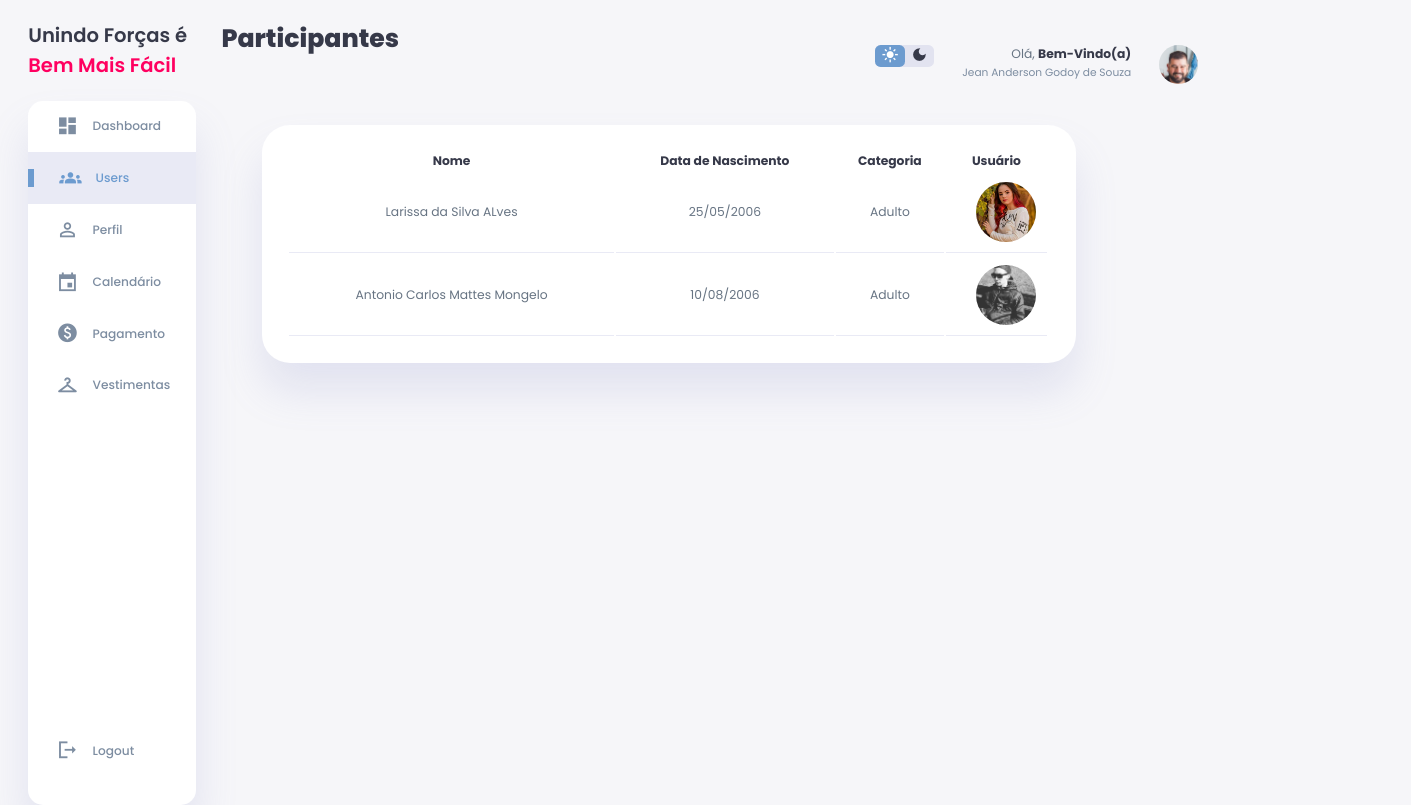
Before: /usuario/participantes/index.php (signed in) with the older database file.
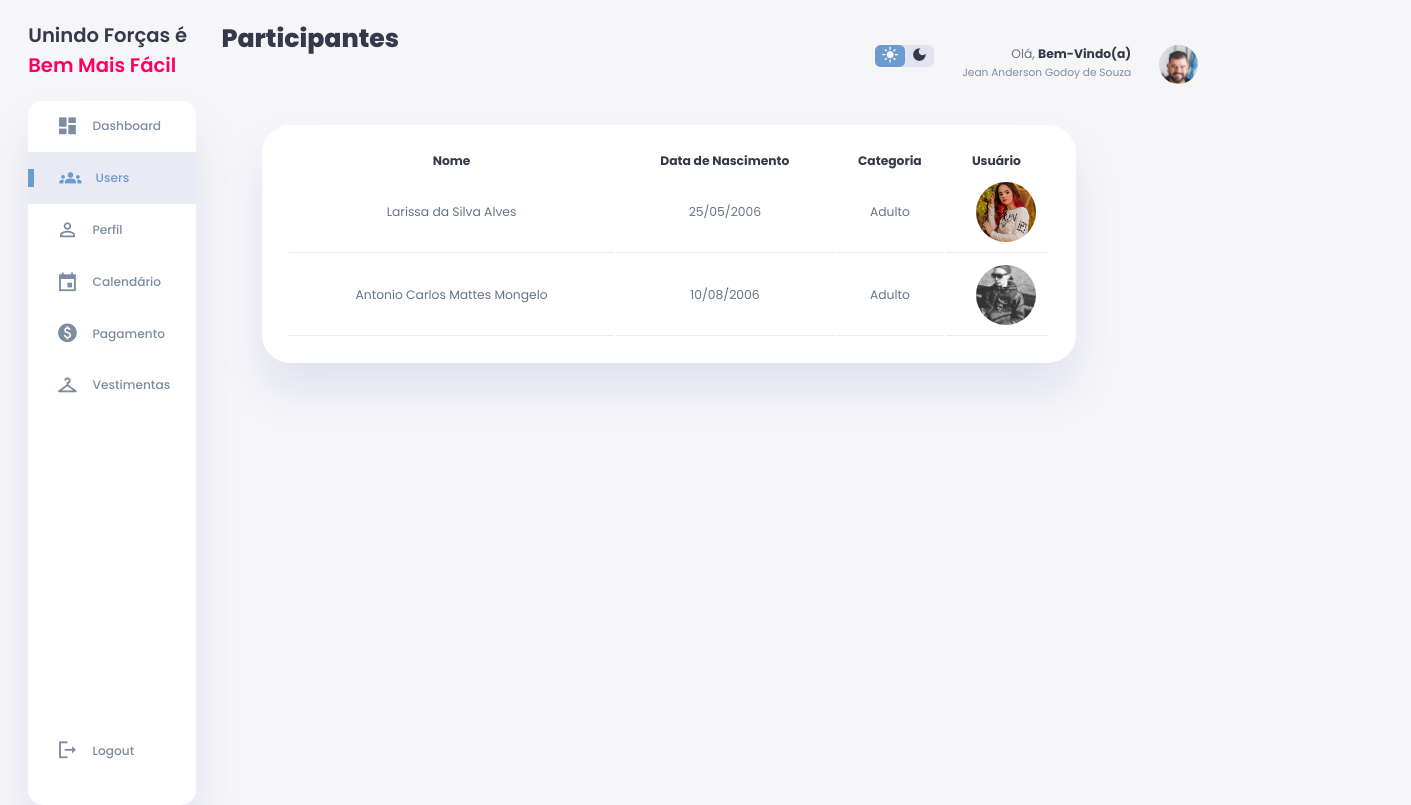
After: the same page with the newer database file.
### tables this page shows
CREATE TABLE IF NOT EXISTS `usuario` (
  `id_usuario` int NOT NULL AUTO_INCREMENT,
  `statuss` int DEFAULT NULL,
  `nome` varchar(255) DEFAULT NULL,
  `email` varchar(255) DEFAULT NULL,
  `datas` date DEFAULT NULL,
  `CPF` char(14) DEFAULT NULL,
  `RG` varchar(11) DEFAULT NULL,
  `categoria` varchar(255) NOT NULL,
  `senha` varchar(255) DEFAULT NULL,
  `telefone` varchar(11) DEFAULT NULL,
  `imagem` varchar(255) NOT NULL,
  `genero` varchar(255) NOT NULL,
  `endereco` varchar(255) NOT NULL,
  `responsavel` varchar(255) NOT NULL,
  `data_entrada` date NOT NULL,
  `tele_respon` varchar(11) NOT NULL,
  `idade` varchar(2) NOT NULL,
  `nom_dan` varchar(255) NOT NULL,
  `identidade_frente` varchar(255) NOT NULL,
  `identidade_verso` varchar(255) NOT NULL,
  PRIMARY KEY (`id_usuario`),
  KEY `id_usuario` (`id_usuario`) USING BTREE
);

### usuario/participantes/index.php (the view, shortened to what this page needs)
<?php
$conexao = conectar();
$id_usuario = $_SESSION['id_usuario'];
$sql = "SELECT * FROM usuario WHERE id_usuario = $id_usuario";
$resultado = mysqli_query($conexao, $sql);
$dados = mysqli_fetch_assoc($resultado);
function calcular_idade($data_nascimento) {
    $data_nasc = new DateTime($data_nascimento);
    $hoje = new DateTime();
    $idade = $hoje->diff($data_nasc);
    return $idade->y;
}
function determinar_categoria($idade) {
    if ($idade <= 12) {
        return 'Mirim';
    } elseif ($idade <= 17) {
        return 'Juvenil';
    } else {
        return 'Adulto';
    }
}
?>
<!DOCTYPE html>
<html lang="en">
<head>
    <link rel="stylesheet" href="css/style.css">
</head>
<body>
    <div class="container">
        <aside>
            <div class="toggle">
                <div class="logo">
                <h2>Unindo Forças é <span class="danger">Bem Mais Fácil</span></h2>
                </div>
            </div>
            <div class="sidebar">
                <a href="../dashboard.php">
                    <span class="material-icons-sharp">
                    </span>
                    <h3>Dashboard</h3>
                </a>
                <a href="../participantes" class="active">
                    <span class="material-icons-sharp">
                    </span>
                    <h3>Users</h3>
                </a>
                <a href="../perfil.php">
                    <span class="material-icons-sharp">
                    </span>
                    <h3>Perfil</h3>
                </a>
                <a href="../calen" target="_blank">
                    <span class="material-icons-sharp">
                    </span>
                    <h3>Calendário</h3>
                </a>
                <a href="../pagamento">
                    <span class="material-icons-sharp">
                    </span>
                    <h3>Pagamento</h3>
                </a>
                <a href="../acessorios">
                    <span class="material-icons-sharp">
                    </span>
                    <h3>Vestimentas</h3>
                </a>
                <a href="logout.php">
                    <span class="material-icons-sharp">
                    </span>
                    <h3>Logout</h3>
                </a>
            </div>
        </aside>
        <main>
            <h1>Participantes</h1>
            <div class="recent-orders">
                <?php
                $sql = "SELECT * FROM usuario WHERE statuss = 1";
                $resultado = mysqli_query($conexao, $sql);
                if (mysqli_num_rows($resultado) > 0) {
                    echo ' <div class="formato"><table class="table table-striped">
    <thead class="thead-info">
        <tr>
                   <th>Nome</th>
                   <th>Data de Nascimento</th>
                   <th>Categoria</th>
                   <th>Usuário</th>
                   </tr>
                   </thead>
                   <tbody>';
                    while ($row = mysqli_fetch_assoc($resultado)) {
                        $idade = calcular_idade($row['datas']);
                        $categoria = determinar_categoria($idade);
                        echo '<tr>';
                        $data = date("d/m/Y", strtotime($row['datas']));
                        echo "<td>" . $row['nome'] . "</td>";
                        echo "<td>" . $data . "</td>";
                        echo "<td>" . $categoria . "</td>";
                        echo "<td><div class='users'><img src='../../img/perfil/" . $row['imagem'] . "' ></div></td>";
                        echo '</tr>';
                    }
                } else {
                    echo 'Nenhum resultado encontrado.';
                }
                ?>
            </div>
        </main>
        <div class="right-section">
            <div class="nav">
                <div class="dark-mode">
                    <span class="material-icons-sharp ">
                    </span>
                    <span class="material-icons-sharp">
                    </span>
                </div>
                <div class="profile">
                    <div class="info">
                        <p>Olá, <b>Bem-Vindo(a)</b></p>
                        <small class="text-muted"><?php echo $dados['nome'] ?></small>
                    </div>
                    <div class="profile-photo">
                        <img src="../../img/perfil/<?php echo $dados['imagem'] ?>" alt="user">
                    </div>
                </div>
            </div>
        </div>
    </div>
</body>
</html>

Changed rows visible on the page:
changed usuario: nome "Larissa da Silva ALves" → "Larissa da Silva Alves"
